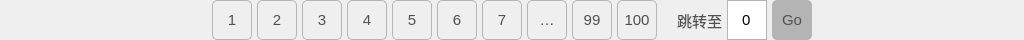
<?xml version="1.0" encoding="UTF-8"?>
<ui version="4.0">
 <class>PagingWidget</class>
 <widget class="QWidget" name="PagingWidget">
  <property name="geometry">
   <rect>
    <x>0</x>
    <y>0</y>
    <width>1024</width>
    <height>40</height>
   </rect>
  </property>
  <property name="minimumSize">
   <size>
    <width>0</width>
    <height>40</height>
   </size>
  </property>
  <property name="maximumSize">
   <size>
    <width>16777215</width>
    <height>40</height>
   </size>
  </property>
  <property name="windowTitle">
   <string>PagingWidget</string>
  </property>
  <property name="styleSheet">
   <string notr="true"/>
  </property>
  <layout class="QHBoxLayout" name="horizontalLayout">
   <property name="spacing">
    <number>5</number>
   </property>
   <property name="leftMargin">
    <number>0</number>
   </property>
   <property name="topMargin">
    <number>0</number>
   </property>
   <property name="rightMargin">
    <number>0</number>
   </property>
   <property name="bottomMargin">
    <number>0</number>
   </property>
   <item>
    <spacer name="SpacerLeft">
     <property name="orientation">
      <enum>Qt::Horizontal</enum>
     </property>
     <property name="sizeHint" stdset="0">
      <size>
       <width>169</width>
       <height>20</height>
      </size>
     </property>
    </spacer>
   </item>
   <item>
    <widget class="QPushButton" name="PButtonIndex1">
     <property name="minimumSize">
      <size>
       <width>40</width>
       <height>40</height>
      </size>
     </property>
     <property name="maximumSize">
      <size>
       <width>40</width>
       <height>40</height>
      </size>
     </property>
     <property name="styleSheet">
      <string notr="true">QPushButton
{
	border-radius:5px;
	border:1px solid rgb(180,180,180);
	color: rgb(80,80,80);
	font-size:15px;
}
QPushButton:checked
{
	border-radius:5px;
	background-color: rgb(237, 113, 46);
	color: rgb(255,255,255);
	font-size:15px;
}
</string>
     </property>
     <property name="text">
      <string>1</string>
     </property>
     <property name="checkable">
      <bool>true</bool>
     </property>
     <property name="checked">
      <bool>false</bool>
     </property>
    </widget>
   </item>
   <item>
    <widget class="QPushButton" name="PButtonIndex2">
     <property name="minimumSize">
      <size>
       <width>40</width>
       <height>40</height>
      </size>
     </property>
     <property name="maximumSize">
      <size>
       <width>40</width>
       <height>40</height>
      </size>
     </property>
     <property name="styleSheet">
      <string notr="true">QPushButton
{
	border-radius:5px;
	border:1px solid rgb(180,180,180);
	color: rgb(80,80,80);
	font-size:15px;
}
QPushButton:checked
{
	border-radius:5px;
	background-color: rgb(237, 113, 46);
	color: rgb(255,255,255);
	font-size:15px;
}
</string>
     </property>
     <property name="text">
      <string>2</string>
     </property>
     <property name="checkable">
      <bool>true</bool>
     </property>
     <property name="checked">
      <bool>false</bool>
     </property>
    </widget>
   </item>
   <item>
    <widget class="QPushButton" name="PButtonIndex3">
     <property name="minimumSize">
      <size>
       <width>40</width>
       <height>40</height>
      </size>
     </property>
     <property name="maximumSize">
      <size>
       <width>40</width>
       <height>40</height>
      </size>
     </property>
     <property name="styleSheet">
      <string notr="true">QPushButton
{
	border-radius:5px;
	border:1px solid rgb(180,180,180);
	color: rgb(80,80,80);
	font-size:15px;
}
QPushButton:checked
{
	border-radius:5px;
	background-color: rgb(237, 113, 46);
	color: rgb(255,255,255);
	font-size:15px;
}
</string>
     </property>
     <property name="text">
      <string>3</string>
     </property>
     <property name="checkable">
      <bool>true</bool>
     </property>
     <property name="checked">
      <bool>false</bool>
     </property>
    </widget>
   </item>
   <item>
    <widget class="QPushButton" name="PButtonIndex4">
     <property name="minimumSize">
      <size>
       <width>40</width>
       <height>40</height>
      </size>
     </property>
     <property name="maximumSize">
      <size>
       <width>40</width>
       <height>40</height>
      </size>
     </property>
     <property name="styleSheet">
      <string notr="true">QPushButton
{
	border-radius:5px;
	border:1px solid rgb(180,180,180);
	color: rgb(80,80,80);
	font-size:15px;
}
QPushButton:checked
{
	border-radius:5px;
	background-color: rgb(237, 113, 46);
	color: rgb(255,255,255);
	font-size:15px;
}
</string>
     </property>
     <property name="text">
      <string>4</string>
     </property>
     <property name="checkable">
      <bool>true</bool>
     </property>
     <property name="checked">
      <bool>false</bool>
     </property>
    </widget>
   </item>
   <item>
    <widget class="QPushButton" name="PButtonIndex5">
     <property name="minimumSize">
      <size>
       <width>40</width>
       <height>40</height>
      </size>
     </property>
     <property name="maximumSize">
      <size>
       <width>40</width>
       <height>40</height>
      </size>
     </property>
     <property name="styleSheet">
      <string notr="true">QPushButton
{
	border-radius:5px;
	border:1px solid rgb(180,180,180);
	color: rgb(80,80,80);
	font-size:15px;
}
QPushButton:checked
{
	border-radius:5px;
	background-color: rgb(237, 113, 46);
	color: rgb(255,255,255);
	font-size:15px;
}
</string>
     </property>
     <property name="text">
      <string>5</string>
     </property>
     <property name="checkable">
      <bool>true</bool>
     </property>
     <property name="checked">
      <bool>false</bool>
     </property>
    </widget>
   </item>
   <item>
    <widget class="QPushButton" name="PButtonIndex6">
     <property name="minimumSize">
      <size>
       <width>40</width>
       <height>40</height>
      </size>
     </property>
     <property name="maximumSize">
      <size>
       <width>40</width>
       <height>40</height>
      </size>
     </property>
     <property name="styleSheet">
      <string notr="true">QPushButton
{
	border-radius:5px;
	border:1px solid rgb(180,180,180);
	color: rgb(80,80,80);
	font-size:15px;
}
QPushButton:checked
{
	border-radius:5px;
	background-color: rgb(237, 113, 46);
	color: rgb(255,255,255);
	font-size:15px;
}
</string>
     </property>
     <property name="text">
      <string>6</string>
     </property>
     <property name="checkable">
      <bool>true</bool>
     </property>
     <property name="checked">
      <bool>false</bool>
     </property>
    </widget>
   </item>
   <item>
    <widget class="QPushButton" name="PButtonIndex7">
     <property name="minimumSize">
      <size>
       <width>40</width>
       <height>40</height>
      </size>
     </property>
     <property name="maximumSize">
      <size>
       <width>40</width>
       <height>40</height>
      </size>
     </property>
     <property name="styleSheet">
      <string notr="true">QPushButton
{
	border-radius:5px;
	border:1px solid rgb(180,180,180);
	color: rgb(80,80,80);
	font-size:15px;
}
QPushButton:checked
{
	border-radius:5px;
	background-color: rgb(237, 113, 46);
	color: rgb(255,255,255);
	font-size:15px;
}
</string>
     </property>
     <property name="text">
      <string>7</string>
     </property>
     <property name="checkable">
      <bool>true</bool>
     </property>
     <property name="checked">
      <bool>false</bool>
     </property>
    </widget>
   </item>
   <item>
    <widget class="QPushButton" name="PButtonEllipsis">
     <property name="minimumSize">
      <size>
       <width>40</width>
       <height>40</height>
      </size>
     </property>
     <property name="maximumSize">
      <size>
       <width>40</width>
       <height>40</height>
      </size>
     </property>
     <property name="styleSheet">
      <string notr="true">QPushButton
{
	border-radius:5px;
	border:1px solid rgb(180,180,180);
	color: rgb(80,80,80);
	font-size:15px;
}
QPushButton:checked
{
	border-radius:5px;
	background-color: rgb(237, 113, 46);
	color: rgb(255,255,255);
	font-size:15px;
}
</string>
     </property>
     <property name="text">
      <string>…</string>
     </property>
     <property name="checkable">
      <bool>true</bool>
     </property>
     <property name="checked">
      <bool>false</bool>
     </property>
    </widget>
   </item>
   <item>
    <widget class="QPushButton" name="PButtonIndex99">
     <property name="minimumSize">
      <size>
       <width>40</width>
       <height>40</height>
      </size>
     </property>
     <property name="maximumSize">
      <size>
       <width>40</width>
       <height>40</height>
      </size>
     </property>
     <property name="styleSheet">
      <string notr="true">QPushButton
{
	border-radius:5px;
	border:1px solid rgb(180,180,180);
	color: rgb(80,80,80);
	font-size:15px;
}
QPushButton:checked
{
	border-radius:5px;
	background-color: rgb(237, 113, 46);
	color: rgb(255,255,255);
	font-size:15px;
}
</string>
     </property>
     <property name="text">
      <string>99</string>
     </property>
     <property name="checkable">
      <bool>true</bool>
     </property>
     <property name="checked">
      <bool>false</bool>
     </property>
    </widget>
   </item>
   <item>
    <widget class="QPushButton" name="PButtonIndex100">
     <property name="minimumSize">
      <size>
       <width>40</width>
       <height>40</height>
      </size>
     </property>
     <property name="maximumSize">
      <size>
       <width>40</width>
       <height>40</height>
      </size>
     </property>
     <property name="styleSheet">
      <string notr="true">QPushButton
{
	border-radius:5px;
	border:1px solid rgb(180,180,180);
	color: rgb(80,80,80);
	font-size:15px;
}
QPushButton:checked
{
	border-radius:5px;
	background-color: rgb(237, 113, 46);
	color: rgb(255,255,255);
	font-size:15px;
}
</string>
     </property>
     <property name="text">
      <string>100</string>
     </property>
     <property name="checkable">
      <bool>true</bool>
     </property>
     <property name="checked">
      <bool>false</bool>
     </property>
    </widget>
   </item>
   <item>
    <widget class="QLabel" name="LabelGo">
     <property name="minimumSize">
      <size>
       <width>60</width>
       <height>40</height>
      </size>
     </property>
     <property name="maximumSize">
      <size>
       <width>60</width>
       <height>40</height>
      </size>
     </property>
     <property name="styleSheet">
      <string notr="true">QLabel
{
	color: rgb(80,80,80);
	font-size:15px;
}</string>
     </property>
     <property name="text">
      <string>跳转至</string>
     </property>
     <property name="alignment">
      <set>Qt::AlignRight|Qt::AlignTrailing|Qt::AlignVCenter</set>
     </property>
    </widget>
   </item>
   <item>
    <widget class="QSpinBox" name="SBoxIndex">
     <property name="minimumSize">
      <size>
       <width>40</width>
       <height>40</height>
      </size>
     </property>
     <property name="maximumSize">
      <size>
       <width>40</width>
       <height>40</height>
      </size>
     </property>
     <property name="styleSheet">
      <string notr="true">QSpinBox
{
	font-size:15px;
	border:1px solid rgb(180,180,180);
}
</string>
     </property>
     <property name="alignment">
      <set>Qt::AlignCenter</set>
     </property>
     <property name="buttonSymbols">
      <enum>QAbstractSpinBox::NoButtons</enum>
     </property>
     <property name="maximum">
      <number>10000</number>
     </property>
     <property name="value">
      <number>0</number>
     </property>
    </widget>
   </item>
   <item>
    <widget class="QPushButton" name="PButtonGo">
     <property name="minimumSize">
      <size>
       <width>40</width>
       <height>40</height>
      </size>
     </property>
     <property name="maximumSize">
      <size>
       <width>40</width>
       <height>40</height>
      </size>
     </property>
     <property name="styleSheet">
      <string notr="true">QPushButton
{
	border-radius:5px;
	background-color: rgb(180, 180, 180);
	color: rgb(80,80,80);
	font-size:15px;
}
</string>
     </property>
     <property name="text">
      <string>Go</string>
     </property>
    </widget>
   </item>
   <item>
    <spacer name="SpacerRight">
     <property name="orientation">
      <enum>Qt::Horizontal</enum>
     </property>
     <property name="sizeHint" stdset="0">
      <size>
       <width>169</width>
       <height>20</height>
      </size>
     </property>
    </spacer>
   </item>
  </layout>
 </widget>
 <layoutdefault spacing="6" margin="11"/>
 <resources/>
 <connections/>
</ui>
